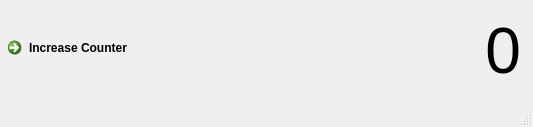
<?xml version="1.0" encoding="UTF-8"?>
<ui version="4.0">
 <class>MainWindow</class>
 <widget class="QMainWindow" name="MainWindow">
  <property name="geometry">
   <rect>
    <x>0</x>
    <y>0</y>
    <width>533</width>
    <height>127</height>
   </rect>
  </property>
  <property name="windowTitle">
   <string>MainWindow</string>
  </property>
  <widget class="QWidget" name="centralwidget">
   <widget class="QCommandLinkButton" name="next_commandLinkButton">
    <property name="geometry">
     <rect>
      <x>0</x>
      <y>30</y>
      <width>222</width>
      <height>48</height>
     </rect>
    </property>
    <property name="text">
     <string>Increase Counter</string>
    </property>
   </widget>
   <widget class="QLabel" name="next_label">
    <property name="geometry">
     <rect>
      <x>240</x>
      <y>10</y>
      <width>281</width>
      <height>81</height>
     </rect>
    </property>
    <property name="font">
     <font>
      <pointsize>48</pointsize>
     </font>
    </property>
    <property name="text">
     <string>0</string>
    </property>
    <property name="alignment">
     <set>Qt::AlignRight|Qt::AlignTrailing|Qt::AlignVCenter</set>
    </property>
   </widget>
  </widget>
  <widget class="QMenuBar" name="menubar">
   <property name="geometry">
    <rect>
     <x>0</x>
     <y>0</y>
     <width>533</width>
     <height>26</height>
    </rect>
   </property>
  </widget>
  <widget class="QStatusBar" name="statusbar"/>
 </widget>
 <resources/>
 <connections/>
</ui>
